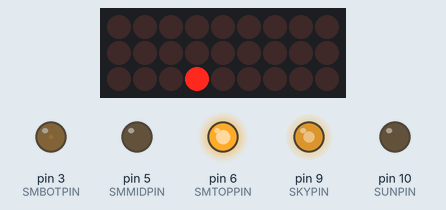
Recording of a sketch running on a simulated Arduino Uno, built with avr-gcc and run on an emulated ATmega328P. On the bench: 9×3 LED matrix, output pins drawn as LEDs (lit = HIGH). Wiring (inferred from the names in the program): LED matrix (orientation assumed): rows A1, A2, A3; columns pin 2, pin 4, pin 7, pin 8, pin 12, pin 13, A0, A4, A5. Random numbers use the default seed unless the sketch sets one; pins used as bus, display or sensor lines are not drawn; what the sketch prints to the serial monitor is not drawn.

Above: at 2.4 s.
At 9.01 s:
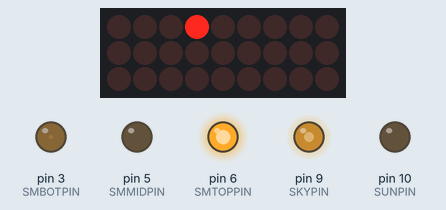
At 12.9 s:
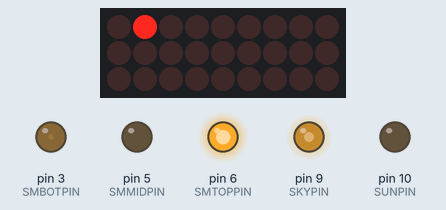
At 17.92 s:
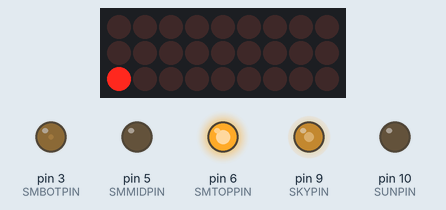
At 25.88 s:
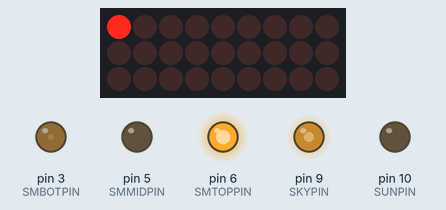
At 35.84 s:
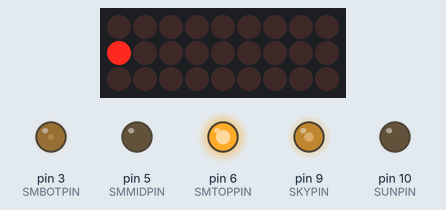
Timing chart, 0 to 40.0 s (numbered marks = the images above):
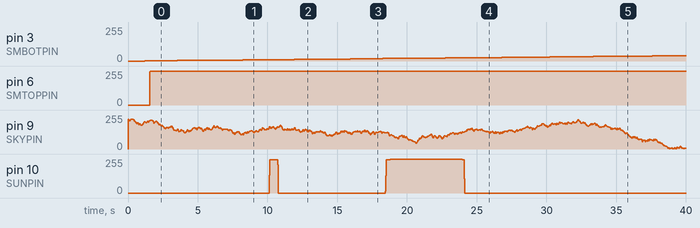

The sketch:

christmasProject1.1.ino
```cpp
/*
 * The Christmas Project
 * by Benoit "trougnouf" Brummer
 *
 * Two columns of 6 snowflakes fall down (12 white LEDs),
 * snowman forms as snow falls (3 white LEDs on PWM, top layer dims)
 * when snowman is formed, snow stops, sun appears, snowman melts as sun brightens (1 yellow LED on PWM)
 *
 * States:
 *  snowing:
 *    forming snowman. ends when snowman is complete (smTopVal = GBWMAXDC), switch to sunrise
 *  sunrise:
 *    sun brightens, all 3 parts of snowman start melting, ends when sunVal = YELLOWMAXDC
 *  sunset:
 *    sun dims, all 3 parts of snowman end melting, ends when sunVal = 0, switch to snowing
 *
 *  sky just randomly changes intensity
 *
 *  Arduino IDE does not use standard ATMEGA pin names and PB6 and PB7 are not defined by default
 *
// prototype 1
//                  +---\/---+
//P           PC6  1|     RL5|28  PC5 (AI 5)
//P     (D 0) PD0  2|     RL4|27  PC4 (AI 4)
//P     (D 1) PD1  3|     RL3|26  PC3 (AI 3)
//      (D 2) PD2  4|LF10 RL2|25  PC2 (AI 2)
// PWM+ (D 3) PD3  5|     RL1|24 SMtop PC1 (AI 1)
//      (D 4) PD4  6|LF1  RL0|23  PC0 (AI 0)
//            VCC  7|        |22  GND
//            GND  8|        |21  AREF
//            PB6  9|       +|20  AVCC
//            PB7 10|     LF5|19  PB5 (D 13)
// PWM+ (D 5) PD5 11|SUN  LF4|18  PB4 (D 12)
// PWM+ (D 6) PD6 12|SKY     |17  PB3 (D 11) PWM
//      (D 7) PD7 13|LF2     |SMmid  PB2 (D 10) PWM
//      (D 8) PB0 14|LF3  SMb|15  PB1 (D 9) PWM
//                  +--     ----+
//unsigned char flakePins[] = {2, 4, 7, 8, 12, 13, A0, A1, A2, A3, A4, A5};
 */

/*
the real thing:
                --------
PWM D9  PB1  15|SKY  LF0|14 PB0 D8
PWM D10 PB2  16|SUN  LF1|13 PD7 D7
PWM D11 PB3  17|x    SMt|12 PD6 D6 PWM
    D12 PB4  18|LF2  SMm|11 PD5 D5 PWM
    D13 PB5  19|LF3     |10 PB7      // modify Arduino library to use PB7
        AVCC 20|+       |9  PB6      // modify Arduino library to use PB6
        AREF 21|       -|8  GND
        GND  22|-      +|7  VCC
    A0  PC0  23|RF0  LF4|6  PD4 D4
    A1  PC1  24|RF1  SMb|5  PD3 D3 PWM
    A2  PC2  25|RF2  LF5|4  PD2 D2
    A3  PC3  26|RF3     |3  PD1 D1 P // probably safe to use
    A4  PC4  27|RF4     |2  PD0 D0 P // probably safe to use
    A5  PC5  28|RF5     |1  PC6    P // probably safe to use
                ---/\---
unsigned char flakePins[] = {8, 7, 12, 13, 4, 2, A0, A1, A2, A3, A4, A5};
*/

#include <avr/wdt.h>

#define SUNPIN  10
#define SKYPIN  9
#define SMBOTPIN  3
#define SMMIDPIN  5
#define SMTOPPIN  6
// sane values: GRAVITY = 200, SUNTIMER = 2000. testing values: 10, 50
#define GRAVITY 200
#define SUNTIMER 2000


/*
 * max duty cycle:
 * Yellow: 2.1 V / 5V = 107.1 / 255
 * Green/blue/white: 3.4 V / 5 V =  173.4
 *
 * Using a voltmeter on the PWM (which should not work),  225/255 = 1.89V (yellow)
 *
 */
/*
// safe values
#define YELLOWMAXDC 107
#define GBWMAXDC  173
*/
// danger zone (= 250)
#define YELLOWMAXDC 225
#define GBWMAXDC  225

unsigned char flakePins[] = {8, 7, 12, 13, 4, 2, A0, A1, A2, A3, A4, A5};
unsigned char swPWMList[] = {0,1,1,0,1,1,0,1,1,0,1,1,0,1,1,0,1,1,0,1,1,0,1,1,1}; // for green, blue, and white LED, used on white flakes
unsigned char activeFlakeLeft, activeFlakeRight;
unsigned char curSWPWM;

typedef enum {SNOWING, SUNRISE, SUNSET} weather;
weather curWeather;

unsigned char skyIntensity;
unsigned long timeToFallL;
unsigned long timeToFallR;
unsigned long timeToUpdateSky;
unsigned short snowmanLevel;
unsigned char sunshineLevel;


void setup() {
  /*
   * Green, Blue, White LED: 3.2 - 3.4 V
   * 3.4 / 5 = 17/25
   * {0,1,1,0,1,1,0,1,1,0,1,1,0,1,1,0,1,1,0,1,1,0,1,1,1}
   *
   * Max DC current to GND pin: 200.0mA: drive 10 LEDs w/o using GPIO as ground.
   * Max DC current per I/O pin: 40.0mA
   */
  wdt_enable(WDTO_8S);
  activeFlakeLeft = 6, activeFlakeRight = 12;


  int i;
  for(i=0;i<12; i++)  pinMode(flakePins[i], OUTPUT);

  pinMode(SUNPIN, OUTPUT);
  pinMode(SKYPIN, OUTPUT);
  pinMode(SMBOTPIN, OUTPUT);
  pinMode(SMMIDPIN, OUTPUT);
  pinMode(SMTOPPIN, OUTPUT);

  // arbitrary starting values
  curSWPWM = 0;
  curWeather = SNOWING;
  skyIntensity = GBWMAXDC;
  //timer = 0;
  timeToFallL = 0, timeToFallR = 0, timeToUpdateSky = 0;
  snowmanLevel = 0;
  sunshineLevel = 0;
  analogWrite(SKYPIN, 167);
  Serial.begin(9600);
}

void loop() {
  // TESTING: turn everything on
  /*
    analogWrite(SUNPIN, 200);
    analogWrite(SKYPIN, 200);
    analogWrite(SMTOPPIN, 200);
    analogWrite(SMMIDPIN, 200);
    analogWrite(SMBOT/PIN, 200);
    int i;
    for(i=0; i<16; i++)
    {
      digitalWrite(flakePins[i], swPWMList[curSWPWM]);
      curSWPWM = (curSWPWM == 24)?0:curSWPWM+1;
    }
  */


  //wdt_reset();
  switch(curWeather)
  {
    case SNOWING:
    snow();
    break;

    case SUNRISE:
    riseSun();
    break;

    case SUNSET:
    setSun();
    break;

    default:
    errorOut();
    break;
  }

  if(millis() > timeToUpdateSky)  updateSky();
  //wdt_reset();


}

void snow()
{
  // software PWM on active flake
  if(activeFlakeLeft != 6) digitalWrite(flakePins[activeFlakeLeft], swPWMList[curSWPWM]);
  if(activeFlakeRight != 12) digitalWrite(flakePins[activeFlakeRight], swPWMList[curSWPWM]);
  curSWPWM = (curSWPWM == 24)?0:curSWPWM+1; // update swPWM:

  // falling left
  if(millis() >= timeToFallL)
  {
    //wdt_reset();
    timeToFallL = millis() + GRAVITY;
    if(activeFlakeLeft <= 5)
    {
      digitalWrite(flakePins[activeFlakeLeft], LOW);
      activeFlakeLeft++;
      if(activeFlakeLeft == 6)
      {
        timeToFallL += random(0, GRAVITY*10);
        enlargeSnowman();
        wdt_reset();
      }
    }
    else  activeFlakeLeft = 0;
  }
  // falling right
  if(millis() >= timeToFallR)
  {
    //wdt_reset();
    timeToFallR = millis() + GRAVITY;
    if(activeFlakeRight <= 11)
    {
      digitalWrite(flakePins[activeFlakeRight], LOW);
      activeFlakeRight++;
      if(activeFlakeRight == 12)
      {
        enlargeSnowman();
        timeToFallR += random(0, GRAVITY*3);
        wdt_reset();
      }
    }
    else  activeFlakeRight = 6;
  }

  if(snowmanLevel >= GBWMAXDC*3)
  {
    Serial.print("\nSwitching to SUNRISE\n");
    curWeather = SUNRISE;
  }
  /*
   * if time to fall L: fall down, repeat w/Right
   *  if all the way down, enlargeSnowman()
   */


}

void riseSun()
{
  //wdt_reset();
  shrinkSnowman();
  if(sunshineLevel <= YELLOWMAXDC)
  {
    sunshineLevel++;
    analogWrite(SUNPIN, sunshineLevel);
    Serial.print(sunshineLevel);
    Serial.print(" ");
  }
  if(snowmanLevel <= sunshineLevel)
  {
    curWeather = SUNSET;
    Serial.print("\nSwitching to SUNSET\n");
  }
  wdt_reset();
  delay(SUNTIMER);
}

void setSun()
{
  if(sunshineLevel > 1)
  {
    shrinkSnowman();
    sunshineLevel--;
    Serial.print(sunshineLevel);
    Serial.print(" ");
    analogWrite(SUNPIN, sunshineLevel);
    wdt_reset();
  }
  else if(snowmanLevel <= 1)
  {
    Serial.print("\nSwitching to SNOWING\n");
    curWeather = SNOWING;
    //errorOut();
  }


  delay(SUNTIMER);
}

void enlargeSnowman()
{
  if(snowmanLevel <= GBWMAXDC*3)  snowmanLevel++;
  Serial.print(snowmanLevel);
  Serial.print("\t");
  if(snowmanLevel <= GBWMAXDC) analogWrite(SMBOTPIN, snowmanLevel);
  else if(snowmanLevel <= GBWMAXDC*2)  analogWrite(SMMIDPIN, snowmanLevel-GBWMAXDC);
  else if(snowmanLevel > GBWMAXDC*2)   analogWrite(SMTOPPIN, snowmanLevel-GBWMAXDC*2);
}
void shrinkSnowman()
{

  if(snowmanLevel > 0)  snowmanLevel--;
  Serial.print(snowmanLevel);
  Serial.print("\t");
  if(snowmanLevel >= GBWMAXDC*2)     analogWrite(SMTOPPIN, snowmanLevel-GBWMAXDC*2);
  else if(snowmanLevel >= GBWMAXDC)  analogWrite(SMMIDPIN, snowmanLevel-GBWMAXDC);
  else                               analogWrite(SMBOTPIN, snowmanLevel);
}

void updateSky()
{
  char randomChange = random(-10,11); // sane: -4, 5. debug: -50, 50
  if((skyIntensity + randomChange) < GBWMAXDC && (skyIntensity + randomChange) > 0)
  {
    skyIntensity += randomChange;
    analogWrite(SKYPIN, skyIntensity);
  }
  timeToUpdateSky = millis() + 50;
}

void errorOut()
{
  Serial.print("\nError: undefined behavior\n");
  /*
  unsigned char i;
  for(i = 0; i<GBWMAXDC; i++)
  {
    analogWrite(SKYPIN, i);
    delay(10);
  }
  */
  for(;;)
  {
    digitalWrite(SKYPIN, LOW);
    delay(1000);
    digitalWrite(SKYPIN, HIGH);
    delay(1000);
  }
}

/*
 * Vin = 5V
 *
 * Yellow: 1.9 - 2.1 V
 * 1.9/5 = 19/50
 * {0,0,1,0,0,1,0,1,0,0,1,0,0,1,0,1,0,0,1,0,0,1,0,1,0,0,1,0,1,0,0,1,0,0,1,0,1,0,0,1,0,0,1,0,1,0,0,1,0,1}
 * useless, will use pwm for sun
 *
 * Green, Blue, White LED: 3.2 - 3.4 V
 * 3.4 / 5 = 17/25
 * {0,1,1,0,1,1,0,1,1,0,1,1,0,1,1,0,1,1,0,1,1,0,1,1,1}
 *
 * max # of LED driven at once: 4 PWM (snowman, sun), 2 flakes, 1 sky
 */
```

Measured:
- by itself, pin 3 (SMBOTPIN): moves from 0/255 to 39/255 over 37.2 s
- by itself, pin 6 (SMTOPPIN): 0/255 → 255/255 at 1.6 s
